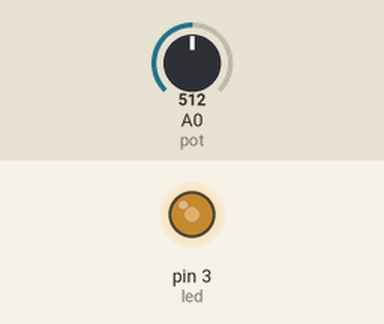
Recording of a sketch running on a simulated Arduino Uno, built with avr-gcc and run on an emulated ATmega328P. Shown: output pins drawn as LEDs (lit = HIGH). Inputs (shaded band) come from the test bench; at power-on: A0 (pot) = 512.

Above: at 1.2 s.
1.3 s: A0 (pot) set to 716
At 1.6 s:
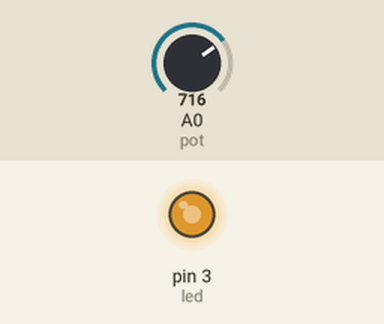
2.8 s: A0 (pot) set to 900
At 4.0 s:
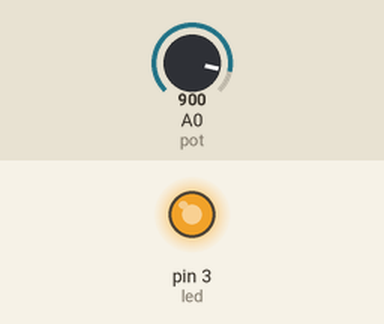
4.3 s: A0 (pot) set to 122
At 5.5 s:
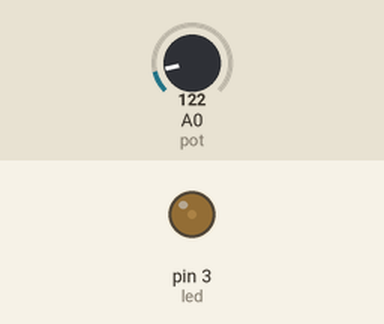
5.8 s: A0 (pot) set to 0
At 6.8 s:
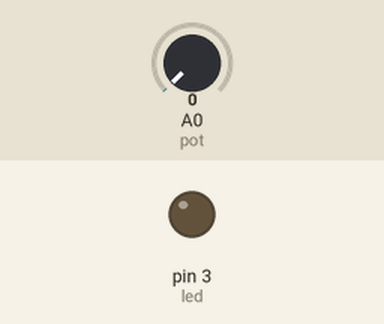
7.3 s: A0 (pot) set to 511
At 8.2 s:
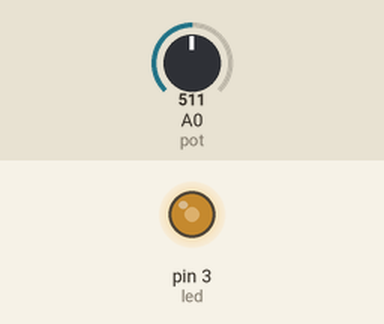
Timing chart, 0 to 9.8 s (numbered marks = the images above; inputs shaded):
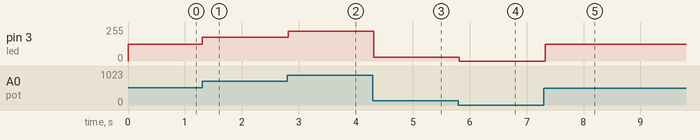

Measured:
- after the input at 1.3 s, pin 3 (led): 127/255 → 178/255 at once
- after the input at 2.8 s, pin 3 (led): 178/255 → 224/255 at once
- after the input at 4.3 s, pin 3 (led): 224/255 → 30/255 at once
- after the input at 5.8 s, pin 3 (led): 30/255 → 0/255 at once
- after the input at 7.3 s, pin 3 (led): 0/255 → 127/255 at once

The sketch:

POT_e_PWM.ino
```cpp
#define pot A0
#define led 3

int leitura;

void setup() {
pinMode(led,OUTPUT);

}

void loop() {
leitura = analogRead(pot); leitura = map(leitura,0,1023,0,255);  //Leitura e conversao
analogWrite(led,leitura);
delay(50);
}
```
